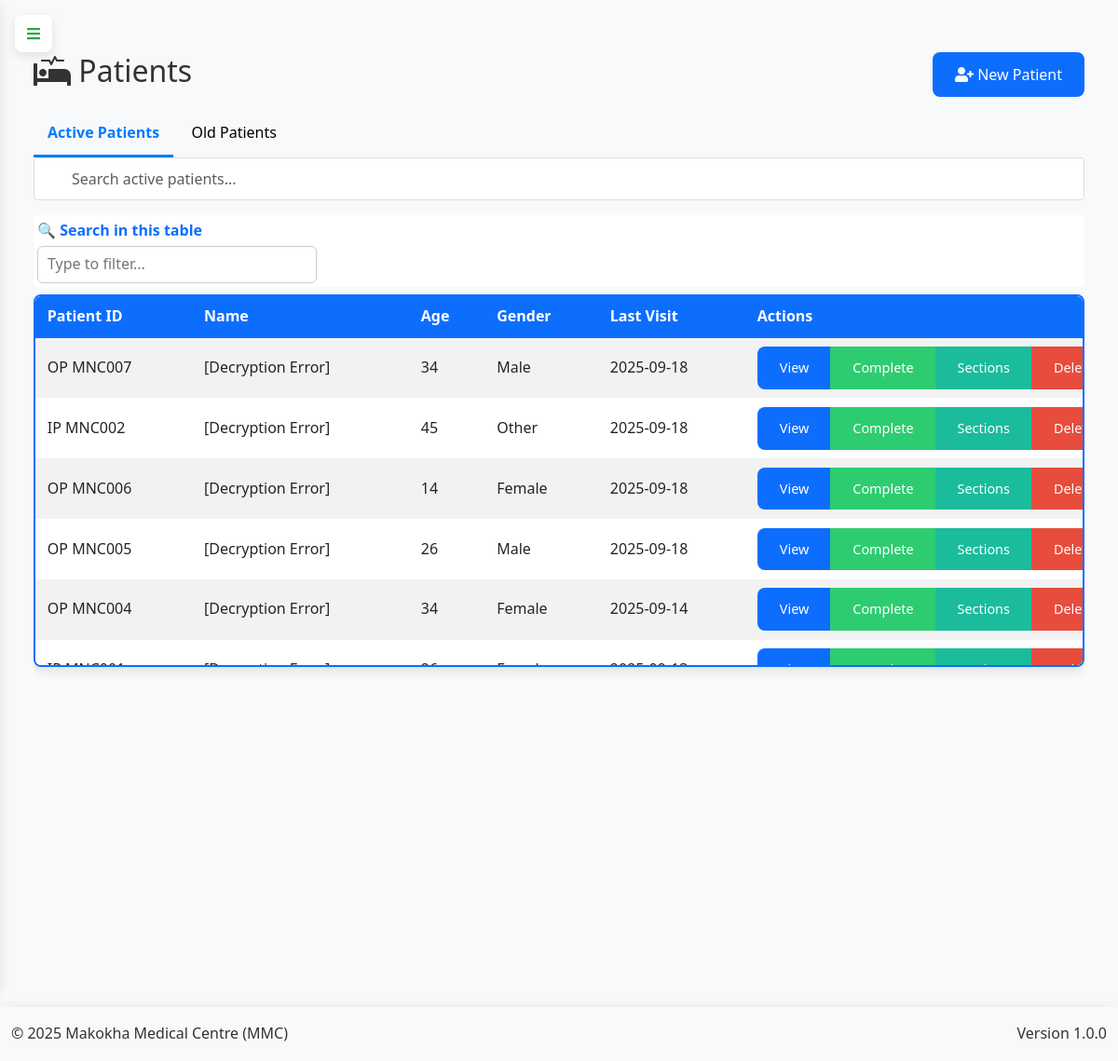
Page /doctor/patients (signed in) on the earlier database version.
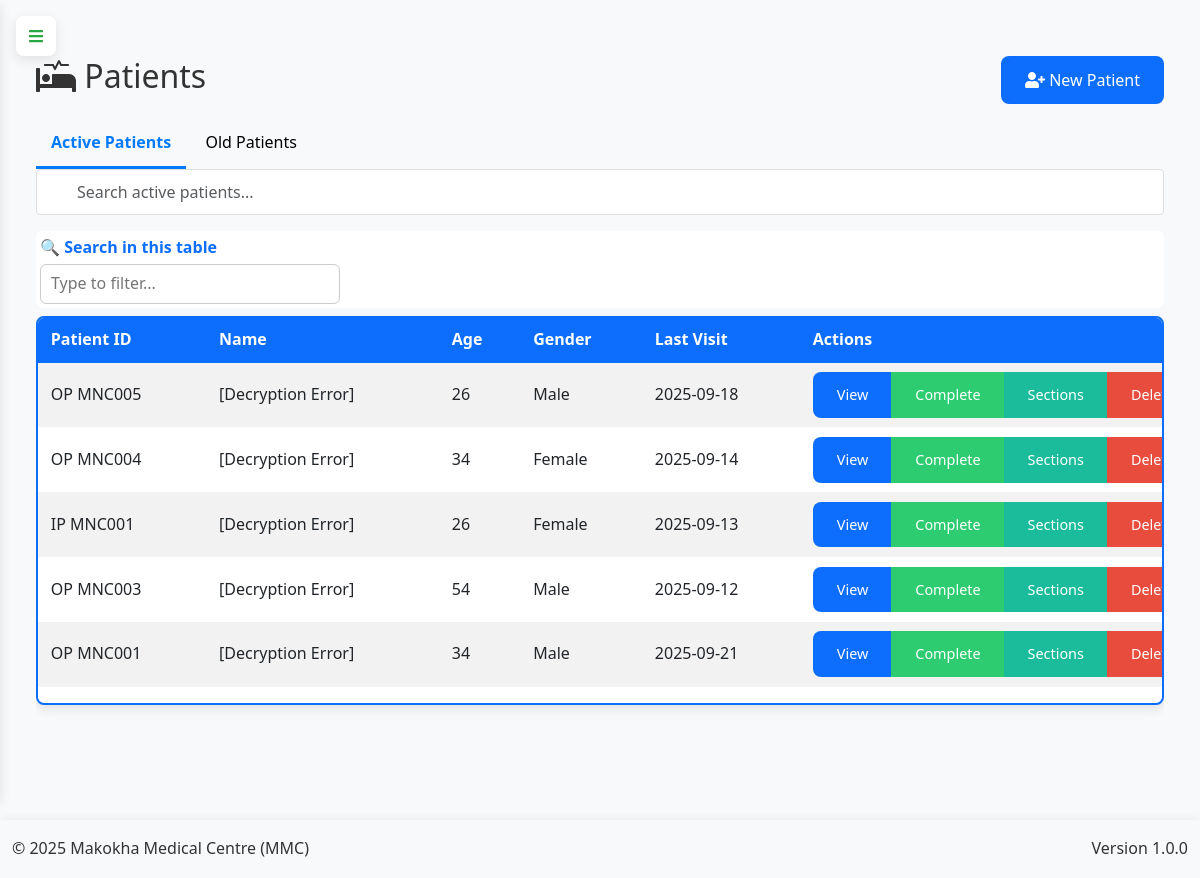
Same page on the later database version.
### app.py (models this page shows, shortened)
class Patient(db.Model):
    id = db.Column(db.Integer, primary_key=True)
    op_number = db.Column(db.String(20), unique=True, nullable=True)
    ip_number = db.Column(db.String(20), unique=True, nullable=True)
    name = db.Column(db.String(100), nullable=True)  # encrypted
    age = db.Column(db.Integer, nullable=True)
    gender = db.Column(db.String(10), nullable=True)
    address = db.Column(db.String(200), nullable=True)  # encrypted
    phone = db.Column(db.String(20), nullable=True)  # encrypted
    destination = db.Column(db.String(100), nullable=True)
    occupation = db.Column(db.String(100), nullable=True)  # encrypted
    religion = db.Column(db.String(100), nullable=True)
    nok_name = db.Column(db.String(100), nullable=True)  # encrypted
    nok_contact = db.Column(db.String(20), nullable=True)  # encrypted
    tca = db.Column(db.Date, nullable=True)
    date_of_admission = db.Column(db.Date, nullable=True)
    status = db.Column(db.String(20), default='active', nullable=True)
    chief_complaint = db.Column(db.Text, nullable=True)
    history_present_illness = db.Column(db.Text, nullable=True)
    ai_assistance_enabled = db.Column(db.Boolean, default=False)
    ai_diagnosis = db.Column(db.Text)
    ai_treatment_recommendations = db.Column(db.Text)
    ai_last_updated = db.Column(db.DateTime)
    ai_confidence_score = db.Column(db.Float)  # 0-1 scale for diagnosis confidence
    created_at = db.Column(db.DateTime, default=datetime.utcnow)
    updated_at = db.Column(db.DateTime, default=datetime.utcnow, onupdate=datetime.utcnow)
    reviews = db.relationship('PatientReviewSystem', backref='patient', lazy=True)
    histories = db.relationship('PatientHistory', backref='patient', lazy=True)
    examinations = db.relationship('PatientExamination', backref='patient', lazy=True)
    diagnoses = db.relationship('PatientDiagnosis', backref='patient', lazy=True)
    management = db.relationship('PatientManagement', backref='patient', lazy=True)
    lab_requests = db.relationship('LabRequest', backref='patient', lazy=True)
    imaging_requests = db.relationship('ImagingRequest', backref='patient', lazy=True)
    @property
    def decrypted_name(self):
        if not self.name:
            return None
        try:
            return Config.decrypt_data_static(self.name)
        except Exception:
            return "[Decryption Error]"

### app.py (the view)
@app.route('/doctor/patients', methods=['GET'])
@login_required
def doctor_patients():
    if current_user.role != 'doctor':
        flash('Unauthorized', 'danger')
        return redirect(url_for('home'))
    active_patients = Patient.query.filter_by(status='active').order_by(Patient.created_at.desc()).all()
    completed_patients = Patient.query.filter_by(status='completed').order_by(Patient.updated_at.desc()).all()
    return render_template(
        'doctor/patients.html',
        active_patients=active_patients,
        completed_patients=completed_patients
    )

### app.py (called while the page is built, shortened)
@app.before_request
def initialize_data():
    global _first_request
    if not _first_request:
        return

@app.context_processor
def inject_current_date():
    return {'current_date': date.today().strftime('%Y-%m-%d')}

@app.context_processor
def inject_csrf_token():
    return dict(csrf_token=generate_csrf)

@app.context_processor
def utility_processor():
    def decrypt_data(encrypted_data):
        if not encrypted_data:
            return ""
        try:
            return Config.decrypt_data_static(encrypted_data)
        except:
            return "[Decryption Error]"
    return dict(decrypt_data=decrypt_data)

    @login_manager.user_loader
    def load_user(user_id):
        return db.session.get(User, int(user_id))

### config.py (called while the page is built, shortened)
    @classmethod
    def decrypt_data(cls, encrypted_data: Optional[str]) -> str:
        if not encrypted_data or not isinstance(encrypted_data, str):
            return ""
        if not cls.fernet:
            raise RuntimeError("Fernet not initialized. Call Config.init_fernet(app) at startup.")

    @staticmethod
    def decrypt_data_static(encrypted_data: Optional[str]) -> str:
        return Config.decrypt_data(encrypted_data)

### templates/doctor/patients.html (shortened to what this page needs)
{% extends "doctor/layout.html" %}
{% block content %}
<div class="content container-fluid">
    <div class="page-header d-flex justify-content-between align-items-center mb-3">
        <h2><i class="fas fa-procedures"></i> Patients</h2>
        <a href="{{ url_for('doctor_new_patient') }}" class="btn btn-primary">
            <i class="fas fa-user-plus"></i> New Patient
        </a>
    </div>
    <div class="patient-tabs">
        <button class="tab-btn active" onclick="openTab(event, 'activePatients')">Active Patients</button>
        <button class="tab-btn" onclick="openTab(event, 'oldPatients')">Old Patients</button>
    </div>
    <div id="activePatients" class="tab-content active">
        <div class="search-box mb-3">
            <input type="text" id="activePatientSearch" class="form-control" placeholder="Search active patients...">
        </div>
        <div class="table-responsive">
            <table class="table table-striped table-hover" id="activePatientsTable">
                <thead class="thead-light">
                    <tr>
                        <th>Patient ID</th>
                        <th>Name</th>
                        <th>Age</th>
                        <th>Gender</th>
                        <th>Last Visit</th>
                        <th>Actions</th>
                    </tr>
                </thead>
                <tbody>
                    {% for patient in active_patients %}
                    <tr>
                        <td>{{ patient.op_number or patient.ip_number }}</td>
                        <td>{{ patient.decrypted_name }}</td>
                        <td>{{ patient.age or 'N/A' }}</td>
                        <td>{{ patient.gender or 'N/A' }}</td>
                        <td>{{ patient.updated_at.strftime('%Y-%m-%d') if patient.updated_at else 'N/A' }}</td>
                        <td>
                            <div class="btn-group">
                                <a href="{{ url_for('doctor_patient_details', patient_id=patient.id) }}" class="btn btn-sm btn-primary">View</a>
                                <button class="btn btn-sm btn-success" onclick="completeTreatment('{{ patient.id }}')">Complete</button>
                                <button class="btn btn-sm btn-info" onclick="viewSections('{{ patient.id }}')">Sections</button>
                                <button class="btn btn-sm btn-danger" onclick="confirmDelete('{{ patient.id }}')">Delete</button>
                            </div>
                        </td>
                    </tr>
                    {% else %}
                    <tr><td colspan="6" class="text-center">No active patients found.</td></tr>
                    {% endfor %}
                </tbody>
            </table>
        </div>
    </div>
</div>
{% endblock %}

Differences in the rows shown:
no longer on this page (row edited): Patient: op_number "OP MNC007", decrypted_name "[Decryption Error]", age "34", gender "Male", updated_at "2025-09-18"
no longer on this page (row edited): Patient: op_number+ip_number "IP MNC002", decrypted_name "[Decryption Error]", age "45", gender "Other", updated_at "2025-09-18"
no longer on this page (row edited): Patient: op_number "OP MNC006", decrypted_name "[Decryption Error]", age "14", gender "Female", updated_at "2025-09-18"
now on this page (row unchanged): Patient: op_number "OP MNC003", decrypted_name "[Decryption Error]", age "54", gender "Male", updated_at "2025-09-12"
now on this page (row unchanged): Patient: op_number "OP MNC001", decrypted_name "[Decryption Error]", age "34", gender "Male", updated_at "2025-09-21"
